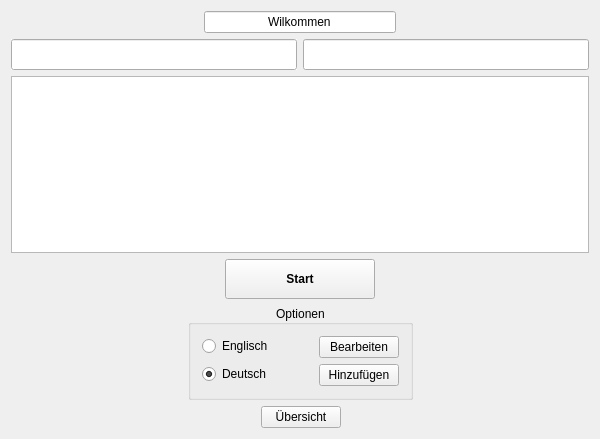
<?xml version="1.0" encoding="UTF-8"?>
<ui version="4.0">
 <class>Phase6_GUI</class>
 <widget class="QMainWindow" name="Phase6_GUI">
  <property name="windowModality">
   <enum>Qt::NonModal</enum>
  </property>
  <property name="geometry">
   <rect>
    <x>0</x>
    <y>0</y>
    <width>600</width>
    <height>439</height>
   </rect>
  </property>
  <property name="minimumSize">
   <size>
    <width>600</width>
    <height>400</height>
   </size>
  </property>
  <property name="windowTitle">
   <string>Phase 6</string>
  </property>
  <property name="windowIcon">
   <iconset resource="res.qrc">
    <normaloff>:/six-706892_640.jpg</normaloff>:/six-706892_640.jpg</iconset>
  </property>
  <property name="autoFillBackground">
   <bool>false</bool>
  </property>
  <widget class="QWidget" name="Phase6">
   <property name="minimumSize">
    <size>
     <width>0</width>
     <height>0</height>
    </size>
   </property>
   <layout class="QVBoxLayout" name="verticalLayout_3">
    <item>
     <layout class="QHBoxLayout" name="hl_info">
      <item>
       <spacer name="spacer0">
        <property name="orientation">
         <enum>Qt::Horizontal</enum>
        </property>
        <property name="sizeHint" stdset="0">
         <size>
          <width>40</width>
          <height>20</height>
         </size>
        </property>
       </spacer>
      </item>
      <item>
       <widget class="QLineEdit" name="le_info">
        <property name="text">
         <string>Wilkommen</string>
        </property>
        <property name="alignment">
         <set>Qt::AlignCenter</set>
        </property>
        <property name="readOnly">
         <bool>true</bool>
        </property>
       </widget>
      </item>
      <item>
       <spacer name="spacer00">
        <property name="orientation">
         <enum>Qt::Horizontal</enum>
        </property>
        <property name="sizeHint" stdset="0">
         <size>
          <width>40</width>
          <height>20</height>
         </size>
        </property>
       </spacer>
      </item>
     </layout>
    </item>
    <item>
     <layout class="QHBoxLayout" name="hl_all">
      <item>
       <widget class="QLineEdit" name="le_question">
        <property name="sizePolicy">
         <sizepolicy hsizetype="Expanding" vsizetype="Expanding">
          <horstretch>0</horstretch>
          <verstretch>0</verstretch>
         </sizepolicy>
        </property>
        <property name="minimumSize">
         <size>
          <width>0</width>
          <height>0</height>
         </size>
        </property>
        <property name="font">
         <font>
          <pointsize>14</pointsize>
          <underline>false</underline>
         </font>
        </property>
        <property name="focusPolicy">
         <enum>Qt::NoFocus</enum>
        </property>
        <property name="autoFillBackground">
         <bool>true</bool>
        </property>
        <property name="text">
         <string/>
        </property>
        <property name="alignment">
         <set>Qt::AlignCenter</set>
        </property>
        <property name="readOnly">
         <bool>true</bool>
        </property>
        <property name="placeholderText">
         <string/>
        </property>
       </widget>
      </item>
      <item>
       <widget class="QLineEdit" name="le_answer">
        <property name="sizePolicy">
         <sizepolicy hsizetype="Expanding" vsizetype="Expanding">
          <horstretch>0</horstretch>
          <verstretch>0</verstretch>
         </sizepolicy>
        </property>
        <property name="minimumSize">
         <size>
          <width>0</width>
          <height>0</height>
         </size>
        </property>
        <property name="font">
         <font>
          <pointsize>14</pointsize>
          <underline>false</underline>
         </font>
        </property>
        <property name="alignment">
         <set>Qt::AlignCenter</set>
        </property>
        <property name="readOnly">
         <bool>true</bool>
        </property>
        <property name="placeholderText">
         <string/>
        </property>
        <property name="clearButtonEnabled">
         <bool>false</bool>
        </property>
       </widget>
      </item>
     </layout>
    </item>
    <item>
     <widget class="QTextEdit" name="te_solution"/>
    </item>
    <item>
     <layout class="QVBoxLayout" name="vl_controls">
      <item>
       <layout class="QHBoxLayout" name="hl_nextWord">
        <item>
         <spacer name="spacer1">
          <property name="orientation">
           <enum>Qt::Horizontal</enum>
          </property>
          <property name="sizeHint" stdset="0">
           <size>
            <width>40</width>
            <height>20</height>
           </size>
          </property>
         </spacer>
        </item>
        <item>
         <widget class="QPushButton" name="pb_next">
          <property name="minimumSize">
           <size>
            <width>150</width>
            <height>40</height>
           </size>
          </property>
          <property name="font">
           <font>
            <weight>75</weight>
            <bold>true</bold>
           </font>
          </property>
          <property name="text">
           <string>Start</string>
          </property>
          <property name="checkable">
           <bool>false</bool>
          </property>
          <property name="autoDefault">
           <bool>true</bool>
          </property>
          <property name="default">
           <bool>false</bool>
          </property>
          <property name="flat">
           <bool>false</bool>
          </property>
         </widget>
        </item>
        <item>
         <spacer name="spacer">
          <property name="orientation">
           <enum>Qt::Horizontal</enum>
          </property>
          <property name="sizeHint" stdset="0">
           <size>
            <width>40</width>
            <height>20</height>
           </size>
          </property>
         </spacer>
        </item>
       </layout>
      </item>
      <item>
       <layout class="QHBoxLayout" name="hl_options">
        <item>
         <spacer name="spacer5">
          <property name="orientation">
           <enum>Qt::Horizontal</enum>
          </property>
          <property name="sizeHint" stdset="0">
           <size>
            <width>40</width>
            <height>20</height>
           </size>
          </property>
         </spacer>
        </item>
        <item>
         <layout class="QVBoxLayout" name="vl_options">
          <item>
           <widget class="QGroupBox" name="gb_options">
            <property name="sizePolicy">
             <sizepolicy hsizetype="Expanding" vsizetype="Preferred">
              <horstretch>0</horstretch>
              <verstretch>0</verstretch>
             </sizepolicy>
            </property>
            <property name="title">
             <string>Optionen</string>
            </property>
            <property name="alignment">
             <set>Qt::AlignCenter</set>
            </property>
            <layout class="QFormLayout" name="formLayout_2">
             <item row="0" column="0">
              <widget class="QRadioButton" name="rb_lang1">
               <property name="text">
                <string>Englisch</string>
               </property>
              </widget>
             </item>
             <item row="0" column="1">
              <layout class="QHBoxLayout" name="hl_edit">
               <item>
                <spacer name="spacer2">
                 <property name="orientation">
                  <enum>Qt::Horizontal</enum>
                 </property>
                 <property name="sizeHint" stdset="0">
                  <size>
                   <width>40</width>
                   <height>20</height>
                  </size>
                 </property>
                </spacer>
               </item>
               <item>
                <widget class="QPushButton" name="pb_edit">
                 <property name="text">
                  <string>Bearbeiten</string>
                 </property>
                </widget>
               </item>
              </layout>
             </item>
             <item row="1" column="0">
              <widget class="QRadioButton" name="rb_lang2">
               <property name="text">
                <string>Deutsch</string>
               </property>
               <property name="checked">
                <bool>true</bool>
               </property>
              </widget>
             </item>
             <item row="1" column="1">
              <layout class="QHBoxLayout" name="hl_add">
               <item>
                <spacer name="spacer3">
                 <property name="orientation">
                  <enum>Qt::Horizontal</enum>
                 </property>
                 <property name="sizeHint" stdset="0">
                  <size>
                   <width>40</width>
                   <height>20</height>
                  </size>
                 </property>
                </spacer>
               </item>
               <item>
                <widget class="QPushButton" name="pb_add">
                 <property name="text">
                  <string>Hinzufügen</string>
                 </property>
                </widget>
               </item>
              </layout>
             </item>
            </layout>
           </widget>
          </item>
          <item>
           <layout class="QHBoxLayout" name="hl_overview">
            <item>
             <spacer name="horizontalSpacer">
              <property name="orientation">
               <enum>Qt::Horizontal</enum>
              </property>
              <property name="sizeHint" stdset="0">
               <size>
                <width>40</width>
                <height>20</height>
               </size>
              </property>
             </spacer>
            </item>
            <item>
             <widget class="QPushButton" name="pb_overview">
              <property name="text">
               <string>Übersicht</string>
              </property>
             </widget>
            </item>
            <item>
             <spacer name="horizontalSpacer_2">
              <property name="orientation">
               <enum>Qt::Horizontal</enum>
              </property>
              <property name="sizeHint" stdset="0">
               <size>
                <width>40</width>
                <height>20</height>
               </size>
              </property>
             </spacer>
            </item>
           </layout>
          </item>
         </layout>
        </item>
        <item>
         <spacer name="spacer4">
          <property name="orientation">
           <enum>Qt::Horizontal</enum>
          </property>
          <property name="sizeHint" stdset="0">
           <size>
            <width>40</width>
            <height>20</height>
           </size>
          </property>
         </spacer>
        </item>
       </layout>
      </item>
     </layout>
    </item>
   </layout>
  </widget>
 </widget>
 <layoutdefault spacing="6" margin="11"/>
 <resources>
  <include location="res.qrc"/>
 </resources>
 <connections/>
</ui>
